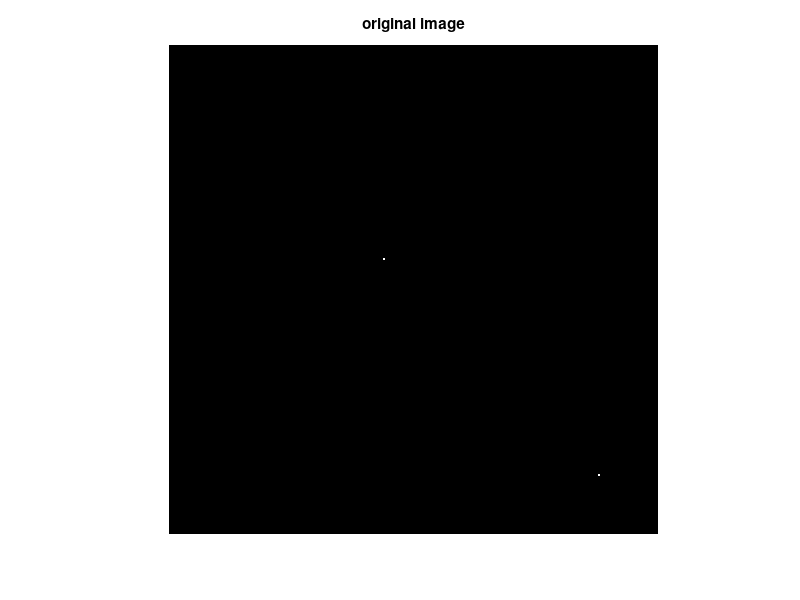

The MATLAB source for this figure: (Note: this script raises an error after producing the figure.)

function white_pixel_test()
    img = single(zeros(227, 227, 3));
    img(100, 100, :) = 255.0; %one white pixel
    img(200, 200, :) = 255.0; %one white pixel

    figure(1)
    imshow(img);
    title('original image')

    AlexNet_setup();
    alexnet_desc{1} = AlexNet_descriptor(img); 

    figure(4)
    colormap(gray)
    %imagesc(sum(abs(alexnet_desc{1}), 3)')
    im = max(abs(alexnet_desc{1}), [], 3)';
    imagesc(log(im / max(im(:))))
    colorbar
    title('conv5 max')

%227x227, 1 window per batch.
function AlexNet_setup()
    %model_def_file = '../examples/imagenet_deploy.prototxt';
    %model_def_file = '../../examples/imagenet_deploy_batchsize1_output_conv5.prototxt';
    model_def_file = '/media/big_disk/installers_old/caffe/examples/imagenet_deploy_batchsize1_output_conv5.prototxt';
    %model_def_file = '../../examples/imagenet_deploy_batchsize1_output_pool2.prototxt';
    %model_def_file = '../../examples/imagenet_deploy_batchsize1_output_conv1.prototxt'; %227x227 -> 55x55
    %model_def_file = '../examples/imagenet_deploy_batchsize1_input_500x500_output_conv1.prototxt'; %500x500 -> 123x123 
    %model_def_file = '../../python/caffe/imagenet/imagenet_rcnn_batch_1_input_2000x2000_output_conv1.prototxt';
    model_file = '../../examples/alexnet_train_iter_470000';
    caffe('init', model_def_file, model_file);
    caffe('set_mode_gpu');

function desc = AlexNet_descriptor(myWindow)

    [h w d] = size(myWindow);
    %assert( (h==227) && (w==227) );

    % resize to fixed input size
    im = single(myWindow);
    im = imresize(im, [227 227], 'bilinear');
    %im = imresize(im, [500 500], 'nearest');
    %im = imresize(im, [2000 2000], 'nearest');
    % permute from RGB to BGR (IMAGE_MEAN is already BGR)
    im = im(:,:,[3 2 1]); % - IMAGE_MEAN;

%    im(:,:,1) = im(:,:,1) - 104.00; % B imagenet mean
%    im(:,:,2) = im(:,:,2) - 116.66; % G
%    im(:,:,3) = im(:,:,3) - 122.67; % R
    im = permute(im, [2,1,3]); %[h w d] -> [d h w]

    scores = caffe('forward', {im});
    desc = reshape(scores{1}, [13 13 256]); %conv5
    %desc = reshape(scores{1}, [55 55 96]); %conv1
    %desc = reshape(scores{1}, [123 123 96]); %conv1, with 500x500
    %desc = reshape(scores{1}, [498 498 96]); %conv1, with 2000x2000
    

